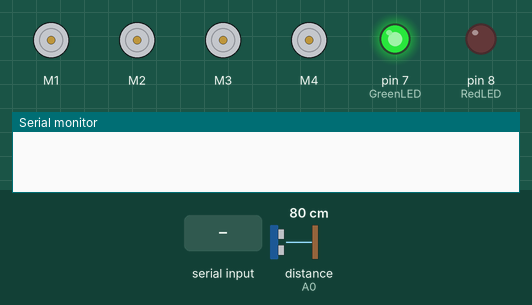
This sketch was run on a simulated Arduino Uno, built with avr-gcc and run on an emulated ATmega328P. Shown: 4 × DC motor (green arrow = forward, orange = backward, longer = faster), output pins drawn as LEDs (lit = HIGH), the last lines printed to the serial monitor. Wiring (inferred from the names in the program): ultrasonic range finder: trigger A1; echo A0. The inputs (shaded band) are chosen by the test bench; at power-on: distance to the obstacle (sensor on A0) 80 cm. The echo pulse lasts 58.3 µs per cm; pins used as bus, display or sensor lines are not drawn.

Above: at 1.2 s.
1.3 s: "*park#" received over Serial
At 2.6 s:
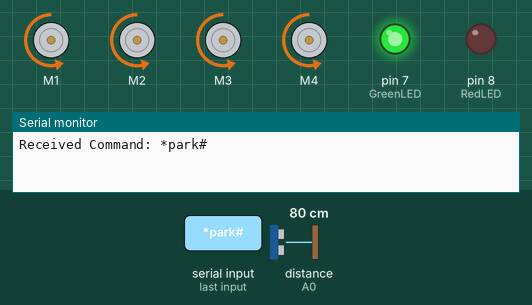
At 4.2 s:
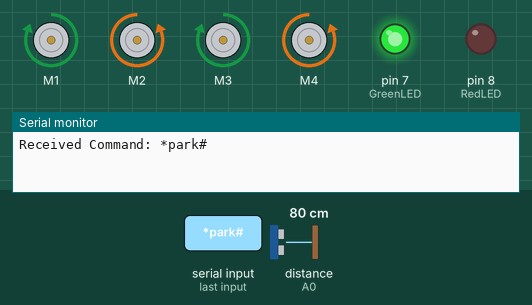
4.3 s: distance to the obstacle (sensor on A0) set to 23 cm
At 6.8 s:
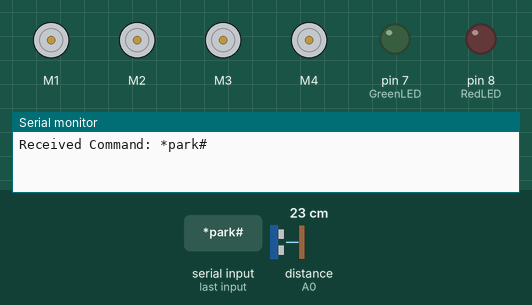
7.3 s: distance to the obstacle (sensor on A0) set to 20 cm
At 10.1 s:
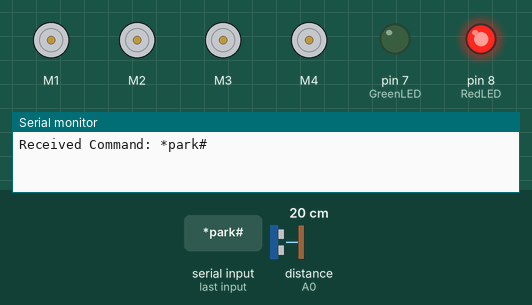
10.3 s: "*forward#" received over Serial
13.3 s: "*backward#" received over Serial
16.3 s: "*left#" received over Serial
Timing chart, 0 to 20.3 s (numbered marks = the images above; inputs shaded):
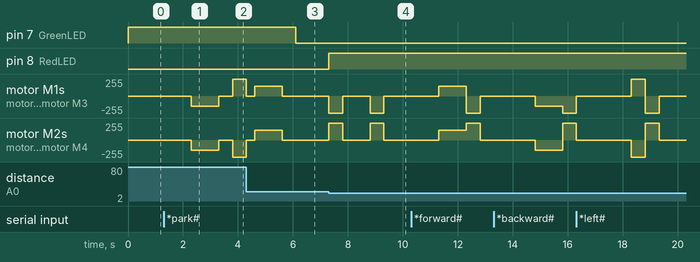

The sketch:

sketch_mar4a_refactored.ino
```cpp
#include <AFMotor.h>

// Pin definitions
#define Echo A0
#define Trig A1
#define RedLED 8
#define GreenLED 7

// Constants
const int motorSpeed = 150;       // Default motor speed
const int turnSpeed = 255;        // Speed for turns
const int distanceThreshold = 20; // Distance in cm to trigger obstacle avoidance
const long interval = 5000;       // Interval for LED state

unsigned long previousMillis = 0;
bool obstacleAvoidanceInProgress = false;
String command;

// Motor definitions
AF_DCMotor motor1(1, MOTOR12_1KHZ);
AF_DCMotor motor2(2, MOTOR12_1KHZ);
AF_DCMotor motor3(3, MOTOR34_1KHZ);
AF_DCMotor motor4(4, MOTOR34_1KHZ);

// Function prototypes
void executeCommand(String cmd);
void forward();
void lforward();
void backward();
void left();
void right();
void uright();
void Stop();
int getDistance();
void park();

void setup() {
  Serial.begin(9600);
  pinMode(Echo, INPUT);
  pinMode(Trig, OUTPUT);
  pinMode(RedLED, OUTPUT);
  pinMode(GreenLED, OUTPUT);
}

void loop() {
  // Check for commands via serial input
  while (Serial.available()) {
    command = Serial.readString();
    command.toLowerCase(); // Make the command case-insensitive
    Serial.println("Received Command: " + command);
    if (!obstacleAvoidanceInProgress) {
      executeCommand(command);
    }
  }

  // Check distance from obstacle
  int distance = getDistance();
  unsigned long currentMillis = millis();

  // Obstacle avoidance logic
  if (distance <= distanceThreshold && !obstacleAvoidanceInProgress) {
    obstacleAvoidanceInProgress = true;
    Stop();
    digitalWrite(RedLED, HIGH);
    digitalWrite(GreenLED, LOW);
    previousMillis = currentMillis;

    // Turn right to avoid obstacle
    uright();
    delay(1000); // Time to complete turn
    Stop(); // Stop after turning
    obstacleAvoidanceInProgress = false;
  } else {
    digitalWrite(RedLED, LOW);
    if (currentMillis - previousMillis < interval && !obstacleAvoidanceInProgress) {
      digitalWrite(GreenLED, HIGH);
    } else {
      digitalWrite(GreenLED, LOW);
    }
  }
}

void executeCommand(String cmd) {
  if (cmd == "*forward#" || cmd == "*slow move forward#") {
    forward();
  } else if (cmd == "*backward#") {
    backward();
  } else if (cmd == "*left#") {
    left();
  } else if (cmd == "*right#") {
    right();
  } else if (cmd == "*park#") {
    park();
  } else {
    Serial.println("Unknown command: " + cmd);
  }
}

void forward() {
  motor1.setSpeed(motorSpeed);
  motor2.setSpeed(motorSpeed);
  motor3.setSpeed(motorSpeed);
  motor4.setSpeed(motorSpeed);
  motor1.run(FORWARD);
  motor2.run(FORWARD);
  motor3.run(FORWARD);
  motor4.run(FORWARD);
  delay(1000); // Adjust as needed
  Stop();
}

void backward() {
  motor1.setSpeed(motorSpeed);
  motor2.setSpeed(motorSpeed);
  motor3.setSpeed(motorSpeed);
  motor4.setSpeed(motorSpeed);
  motor1.run(BACKWARD);
  motor2.run(BACKWARD);
  motor3.run(BACKWARD);
  motor4.run(BACKWARD);
  delay(1000);
  Stop();
}

void left() {
  motor1.setSpeed(turnSpeed);
  motor2.setSpeed(turnSpeed);
  motor3.setSpeed(turnSpeed);
  motor4.setSpeed(turnSpeed);
  motor1.run(FORWARD);
  motor2.run(BACKWARD);
  motor3.run(FORWARD);
  motor4.run(BACKWARD);
  delay(500);
  Stop();
}

void right() {
  motor1.setSpeed(turnSpeed);
  motor2.setSpeed(turnSpeed);
  motor3.setSpeed(turnSpeed);
  motor4.setSpeed(turnSpeed);
  motor1.run(BACKWARD);
  motor2.run(FORWARD);
  motor3.run(BACKWARD);
  motor4.run(FORWARD);
  delay(500);
  Stop();
}

void uright() {
  right(); // Simplified to reuse right turn logic
}

void park() {
  backward();
  delay(500);
  left();
  delay(300);
  forward();
  delay(500);
  Stop();
}

void Stop() {
  motor1.run(RELEASE);
  motor2.run(RELEASE);
  motor3.run(RELEASE);
  motor4.run(RELEASE);
}

int getDistance() {
  digitalWrite(Trig, LOW);
  delayMicroseconds(1);
  digitalWrite(Trig, HIGH);
  delayMicroseconds(10);
  digitalWrite(Trig, LOW);
  int duration = pulseIn(Echo, HIGH);
  int distance = duration * 0.034 / 2; // Convert duration to distance (cm)
  return distance;
}
```

Measured:
- the behaviour switches between 22 and 21 cm on distance to the obstacle (sensor on A0) (found by bisection; images 3 and 4)
- after the input at 1.3 s, motor M1, motor M3: stopped → backward 150/255 after 1.0 s, → stopped 1.0 s later, → forward 255/255 0.50 s later; motor M2, motor M4: stopped → backward 150/255 after 1.0 s, → stopped 1.0 s later, → backward 255/255 0.50 s later
- after the input at 7.3 s, pin 8 (RedLED): LOW → HIGH at once; motor M1, motor M3: alternates backward 255/255 for 0.50 s and stopped for 1.0 s, starting at once; motor M2, motor M4: alternates forward 255/255 for 0.50 s and stopped for 1.0 s, starting at once
